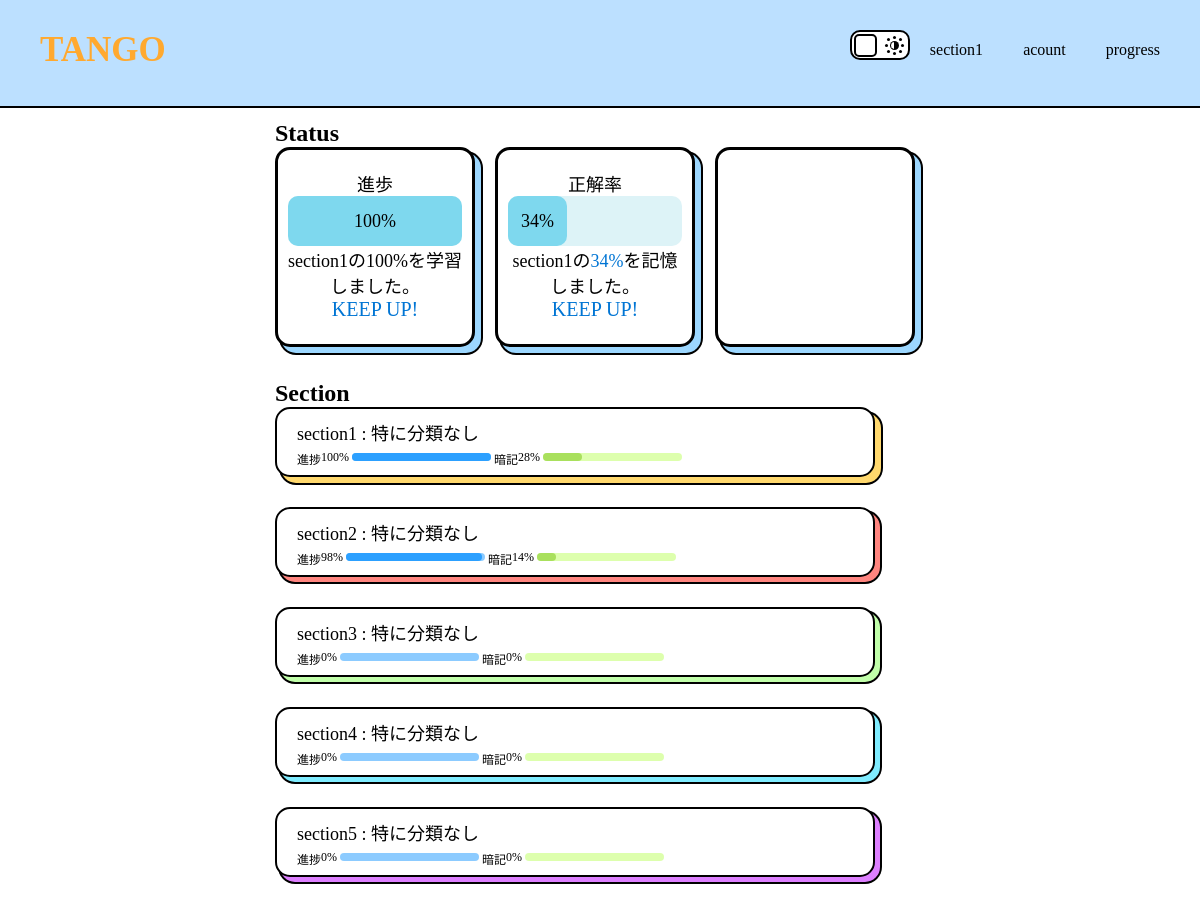
Before: / with the older database file.
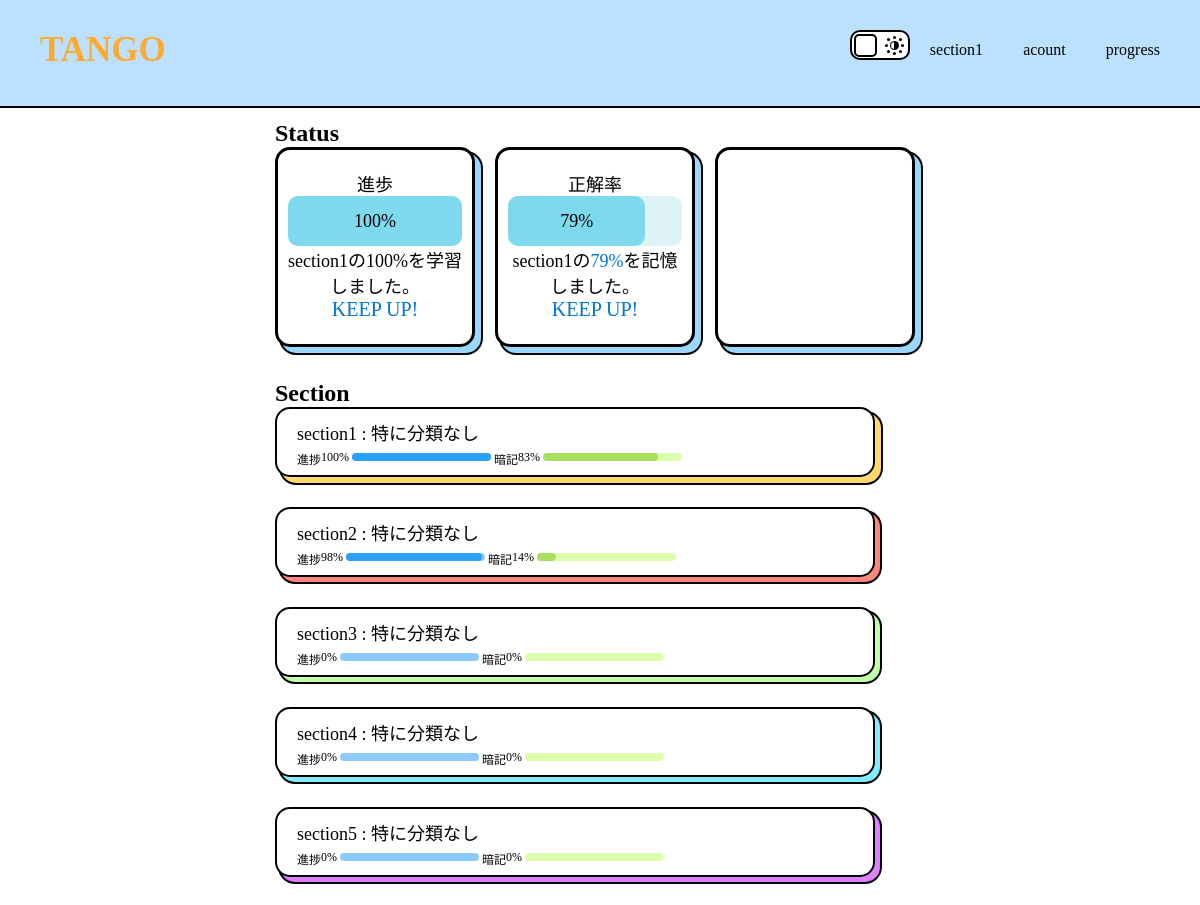
After: the same page with the newer database file.
### flaskr/models.py (models this page shows)
class Progress(db.Model):
    id = db.Column(db.Integer, primary_key=True)
    answerrate = db.Column(db.String(1000))
    answered = db.Column(db.String(1000))
    section = db.Column(db.String(100))

### flaskr/views.py (the view)
@views.route('/', methods=['GET'])
def home():
    answer = Word1.query.filter_by(learning=1, section=1).count()
    answered = Word1.query.filter_by(learning=0, section=1).count()
    total = Word1.query.filter_by(section=1).count()
    answer_rate = round(answer / total * 100)
    answered = round((1- answered / total) * 100)
    progresses = Progress.query.all()
    return render_template('home.html', answer_rate=answer_rate, progress=answered, progresses=progresses)

### flaskr/templates/home.html (shortened to what this page needs)
{% extends 'base.html' %}
{% block content %}
<div class="home">
    <h2>Status</h2>
    <ul class="status-wrap">
        <li class="status box light-theme">
            <p>進歩</p>
            <div class="bar-wrap bar1-wrap">
                <div class="bar bar1 light-theme" style="width:{{ progress }}%">{{ progress }}%</div>
            </div>
            <p>section1の{{ progress }}%を学習しました。</p>
            <p class="st-text2">KEEP UP!</p>
        </li>
        <li class="status box light-theme">
            <p class="st-text1">正解率</p>
            <div class="bar-wrap bar1-wrap">
                <div class="bar bar1 light-theme" style="width:{{ answer_rate }}%">{{ answer_rate }}%</div>
            </div>
            <p>section1の<span style="color: rgb(0, 117, 212);">{{ answer_rate }}%</span>を記憶しました。</p>
            <p class="st-text2">KEEP UP!</p>
        </li>
        <li class="status box light-theme"></li>
    </ul>
    <h2>Section</h2>
    <div>
        {% for progress in progresses %}
        <li class="section box light-theme" value="{{ progress.section }}">
            <p>section{{ progress.section }} : 特に分類なし</p>
            <div class="section-bars">
                <p>進捗</p>
                <p class="prg-percent">{{ progress.answered }}%</p>
                <div class="bar-wrap bar-se1-wrap">
                    <div class="bar bar-se1 light-theme" style="width:{{ progress.answered }}%"></div>
                </div>
                <p>暗記</p>
                <p class="ar-percent">{{ progress.answerrate }}%</p>
                <div class="bar-wrap bar-se2-wrap">
                    <div class="bar bar-se2 light-theme" style="width:{{ progress.answerrate }}%"></div>
                </div>
            </div>
        </li>
        {% endfor %}
    </div>
</div>
{% endblock %}

Changed rows visible on the page:
changed Progress (number 1 of 5 on the later page): answerrate "28" → "83"
Other visible differences:
{{ answer_rate }}: 34 → 79 (drawn)
{{ answer_rate }}: "34" → "79"
